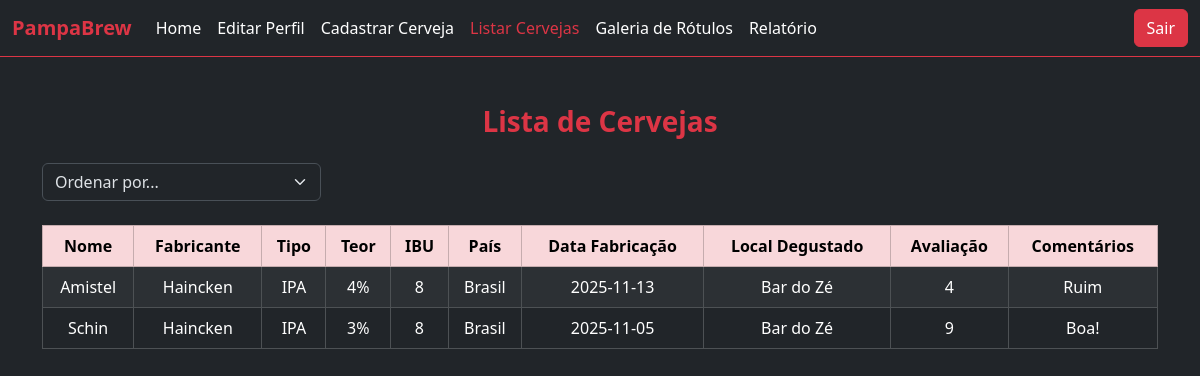
/TelaListaCerveja.php (signed in), run on the app's committed database.
### tables this page shows
CREATE TABLE `cerveja` (
  `id` int(11) NOT NULL,
  `nome` varchar(255) DEFAULT NULL,
  `tipo` varchar(100) DEFAULT NULL,
  `teor` double DEFAULT NULL,
  `ibu` int(11) DEFAULT NULL,
  `pais_origem` varchar(100) DEFAULT NULL,
  `data_fabri` date DEFAULT NULL,
  `local_degustado` varchar(150) DEFAULT NULL,
  `avaliacao` int(11) DEFAULT NULL,
  `comentarios` text DEFAULT NULL,
  `fabricante` varchar(255) DEFAULT NULL,
  `img` varchar(255) DEFAULT NULL
);

### Conexao_config.php (called while the page is built, shortened)
<?php
class Conexao_config {
	private $sgbd;
	private $host;
	private $bd;
	private $usuario;
	private $senha;
	public function __construct(){
		$iniFile = parse_ini_file(__DIR__ . "/config.ini");
		$this->sgbd = $iniFile["sgbd"];
		$this->host = $iniFile["host"];
		$this->bd = $iniFile["bd"];
		$this->usuario = $iniFile["usuario"];
		$this->senha = $iniFile["senha"];
	}
	public function getSgbd() {
		return $this->sgbd;
	}
	public function getHost() {
		return $this->host;
	}
	public function getBd() {
		return $this->bd;
	}
	public function getUsuario() {
		return $this->usuario;
	}
	public function getSenha() {
		return $this->senha;
	}
}
?>

### conexao.php (called while the page is built, shortened)
<?php
    include_once 'Conexao_config.php';
    class conexao {
    private static $conexao;
    public static function getConexao() {
    	$config = new Conexao_config();
    	if (!isset(self::$conexao)) {
    		self::$conexao = new PDO($config->getSgbd().":host=".$config->getHost()."; dbname=".$config->getBd().";", $config->getUsuario(), $config->getSenha());
    		self::$conexao->setAttribute(PDO::ATTR_ERRMODE, PDO::ERRMODE_EXCEPTION);
    	}
    	return self::$conexao;
    }
}
?>

### CervejaDAO.php (called while the page is built, shortened)
<?php
include_once("conexao.php");
include_once("Cerveja.php");
class CervejaDAO {
    private $conexao;
    public function __construct() {
        $this->conexao = Conexao::getConexao();
    }
    public function listar() {
        $pstmt = $this->conexao->prepare("SELECT * FROM cerveja");
        $pstmt->execute();
        return $this->montarLista($pstmt);
    }
    private function montarLista($pstmt){
        $vetor = [];
        while($linha = $pstmt->fetch(PDO::FETCH_ASSOC)) {
            $vetor[] = new Cerveja([
                "nome" => $linha["nome"],
                "ibu" => $linha["ibu"],
                "data_fabri" => $linha["data_fabri"],
                "fabricante" => $linha["fabricante"],
                "tipo" => $linha["tipo"],
                "teor" => $linha["teor"],
                "local_degustado" => $linha["local_degustado"],
                "avaliacao" => $linha["avaliacao"],
                "comentarios" => $linha["comentarios"],
                "img" => $linha["img"],
                "pais_origem" => $linha["pais_origem"]
            ]);
        }
        return $vetor;
    }
}
?>

### Cerveja.php (called while the page is built, shortened)
<?php
class Cerveja
{
    private $nome;
    private $tipo;
    private $teor;
    private $ibu;
    private $pais_origem;
    private $data_fabri;
    private $local_degustado;
    private $avaliacao;
    private $comentarios;
    private $fabricante;
    public function getNome() {
         return $this->nome;
         }
    public function getTipo() {
         return $this->tipo;
        }
    public function getTeor() {
        return $this->teor;
     }
    public function getIbu() {
        return $this->ibu;
     }
    public function getPais_origem() {
        return $this->pais_origem;
    }
    public function getData() {
         return $this->data_fabri;
         }
    public function getLocal() {
        return $this->local_degustado;
     }
    public function getAvaliacao() {
         return $this->avaliacao;
         }
    public function getComentarios() {
         return $this->comentarios;
        }
    public function getFabricante() {
         return $this->fabricante;
         }
}

### TelaListaCerveja.php (the view, shortened to what this page needs)
<?php
include_once("Cerveja.php");
include_once("CervejaDAO.php");
$dao = new CervejaDAO();
$ordem = $_GET['ordem'] ?? 'padrao';
switch ($ordem) {
    default:
        $cervejas = $dao->listar();
        break;
}
?>
<!DOCTYPE html>
<html lang="pt-br">
<head>
<link href="https://cdn.jsdelivr.net/npm/bootstrap@5.3.8/dist/css/bootstrap.min.css" rel="stylesheet">
</head>
<body data-bs-theme="dark" class="bg-dark text-white">
<nav class="navbar navbar-expand-lg bg-dark border-bottom border-danger">
  <div class="container-fluid">
    <a class="navbar-brand text-danger fw-bold" href="home.php">PampaBrew</a>
    <div class="collapse navbar-collapse" id="menu">
      <ul class="navbar-nav me-auto mb-2 mb-lg-0">
        <li class="nav-item"><a class="nav-link text-white" href="home.php">Home</a></li>
        <li class="nav-item"><a class="nav-link text-white" href="TelaEditarUsuario.php?email=<?= $_SESSION['email_logado'] ?>">Editar Perfil</a></li>
        <li class="nav-item"><a class="nav-link text-white" href="TelaCadastrarCerveja.php">Cadastrar Cerveja</a></li>
        <li class="nav-item"><a class="nav-link active text-danger" href="TelaListaCerveja.php">Listar Cervejas</a></li>
        <li class="nav-item"><a class="nav-link text-white" href="TelaListarRotulo.php">Galeria de Rótulos</a></li>
         <li class="nav-item">
            <a class="nav-link text-white" href="TelaRelatorio.php">Relatório</a>
        </li>
      </ul>
      <a href="index.php" class="btn btn-danger">Sair</a>
    </div>
  </div>
</nav>
<div class="container mt-5">
    <h3 class="text-center mb-4 text-danger fw-bold">Lista de Cervejas</h3>
    <form method="GET" class="mb-4 w-25">
        <select name="ordem" class="form-select" onchange="this.form.submit()">
            <option value="padrao" <?= $ordem=='padrao'?'selected':'' ?>>Ordenar por...</option>
        </select>
    </form>
    <div class="table-responsive">
        <table class="table table-dark table-striped table-bordered align-middle text-center">
            <thead class="table-danger text-dark">
                <tr>
                    <th>Nome</th>
                    <th>Fabricante</th>
                    <th>Tipo</th>
                    <th>Teor</th>
                    <th>IBU</th>
                    <th>País</th>
                    <th>Data Fabricação</th>
                    <th>Local Degustado</th>
                    <th>Avaliação</th>
                    <th>Comentários</th>
                </tr>
            </thead>
            <tbody>
                <?php if(count($cervejas) > 0): ?>
                    <?php foreach($cervejas as $c): ?>
                        <tr>
                            <td><?= htmlspecialchars($c->getNome()) ?></td>
                            <td><?= htmlspecialchars($c->getFabricante()) ?></td>
                            <td><?= htmlspecialchars($c->getTipo()) ?></td>
                            <td><?= htmlspecialchars($c->getTeor()) ?>%</td>
                            <td><?= htmlspecialchars($c->getIbu()) ?></td>
                            <td><?= htmlspecialchars($c->getPais_origem()) ?></td>
                            <td><?= htmlspecialchars($c->getData()) ?></td>
                            <td><?= htmlspecialchars($c->getLocal()) ?></td>
                            <td><?= htmlspecialchars($c->getAvaliacao()) ?></td>
                            <td><?= htmlspecialchars($c->getComentarios()) ?></td>
                        </tr>
                    <?php endforeach; ?>
                <?php else: ?>
                    <tr>
                        <td colspan="10" class="text-center text-danger">Nenhuma cerveja cadastrada.</td>
                    </tr>
                <?php endif; ?>
            </tbody>
        </table>
    </div>
</div>
</body>
</html>

### data on the page
cerveja: nome "Amistel", fabricante "Haincken", tipo "IPA", teor "4", ibu "8", pais_origem "Brasil", data_fabri "2025-11-13", local_degustado "Bar do Zé", avaliacao "4", comentarios "Ruim"
cerveja: nome "Schin", fabricante "Haincken", tipo "IPA", teor "3", ibu "8", pais_origem "Brasil", data_fabri "2025-11-05", local_degustado "Bar do Zé", avaliacao "9", comentarios "Boa!"
